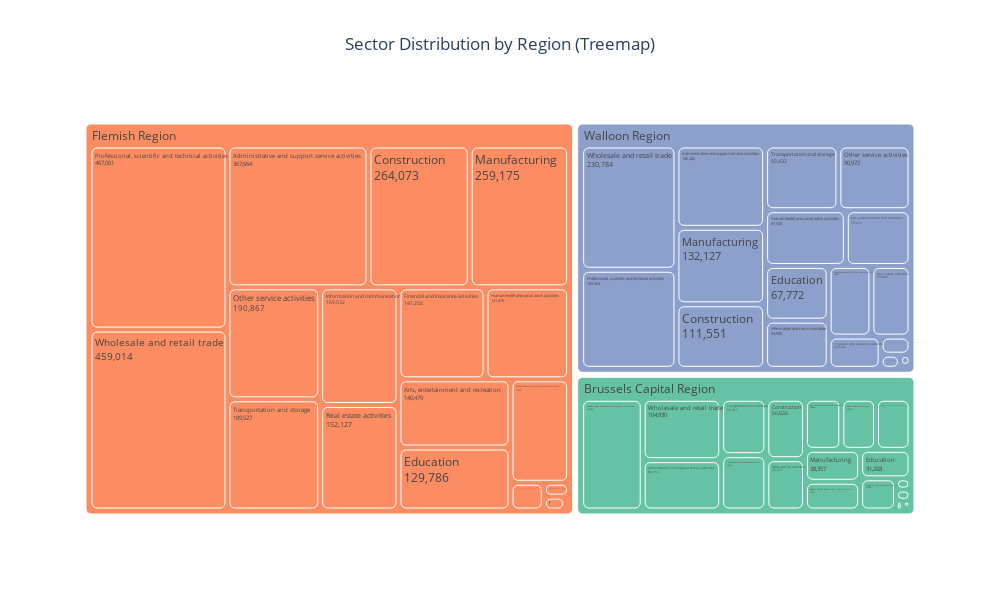

The code cell stored with this chart in its notebook:
### Code cell
fig = px.treemap(
    df,
    path=['region', 'description'],
    values='company_count',
    color='region',
    title='Sector Distribution by Region (Treemap)',
    color_discrete_sequence=px.colors.qualitative.Set2,
    width=1000,
    height=600
)

fig.update_traces(
    textinfo='label+value', 
    tiling=dict(pad=5), 
    marker=dict(cornerradius=5),
    textfont_size=12
)

fig.update_layout(
    title=dict(
        text='Sector Distribution by Region (Treemap)',
        x=0.5,
        xanchor='center'
    )
)

fig.show()

### Figure 1 — Plotly figure (JSON) as saved in the notebook; plotly's stock layout.template omitted (floating-point values rounded to 4 significant figures)
{"data": [{"branchvalues": "total", "customdata": [["Brussels Capital Region"], ["Brussels Capital Region"], ["Brussels Capital Region"], ["Brussels Capital Region"], ["Brussels Capital Region"], ["Brussels Capital Region"], ["Brussels Capital Region"], ["Brussels Capital Region"], ["Brussels Capital Region"], ["Brussels Capital Region"], ["Brussels Capital Region"], ["Brussels Capital Region"], ["Brussels Capital Region"], ["Brussels Capital Region"], ["Brussels Capital Region"], ["Brussels Capital Region"], ["Brussels Capital Region"], ["Brussels Capital Region"], ["Brussels Capital Region"], ["Brussels Capital Region"], ["Flemish Region"], ["Flemish Region"], ["Flemish Region"], ["Flemish Region"], ["Flemish Region"], ["Flemish Region"], ["Flemish Region"], ["Flemish Region"], ["Flemish Region"], ["Flemish Region"], ["Flemish Region"], ["Flemish Region"], ["Flemish Region"], ["Flemish Region"], ["Flemish Region"], ["Flemish Region"], ["Flemish Region"], ["Flemish Region"], ["Flemish Region"], ["Flemish Region"], ["Flemish Region"], ["Walloon Region"], ["Walloon Region"], ["Walloon Region"], ["Walloon Region"], ["Walloon Region"], ["Walloon Region"], ["Walloon Region"], ["Walloon Region"], ["Walloon Region"], ["Walloon Region"], ["Walloon Region"], ["Walloon Region"], ["Walloon Region"], ["Walloon Region"], ["Walloon Region"], ["Walloon Region"], ["Walloon Region"], ["Walloon Region"], ["Walloon Region"], ["Walloon Region"], ["Walloon Region"]], "domain": {"x": [0, 1], "y": [0, 1]}, "hovertemplate": "labels=%{label}<br>company_count=%{value}<br>parent=%{parent}<br>id=%{id}<br>region=%{customdata[0]}<extra></extra>", "ids": ["Brussels Capital Region/Professional, scientific and technical activities", "Brussels Capital Region", "Brussels Capital Region/Extraterritorial organisations and bodies", "Brussels Capital Region/Activities of households", "Brussels Capital Region/Electricity, gas, steam and air conditioning supply", "Brussels Capital Region/Public administration and defence", "Brussels Capital Region/Financial and insurance activities", "Brussels Capital Region/Accommodation and food service activities", "Brussels Capital Region/Education", "Brussels Capital Region/Real estate activities", "Brussels Capital Region/Water supply; sewerage, waste management and remediation activities", "Brussels Capital Region/Human health and social work activities", "Brussels Capital Region/Arts, entertainment and recreation", "Brussels Capital Region/Administrative and support service activities", "Brussels Capital Region/Manufacturing", "Brussels Capital Region/Construction", "Brussels Capital Region/Wholesale and retail trade", "Brussels Capital Region/Other service activities", "Brussels Capital Region/Information and communication", "Brussels Capital Region/Transportation and storage", "Flemish Region/Accommodation and food service activities", "Flemish Region/Agriculture, forestry and fishing", "Flemish Region/Extraterritorial organisations and bodies", "Flemish Region/Activities of households", "Flemish Region/Electricity, gas, steam and air conditioning supply", "Flemish Region/Public administration and defence", "Flemish Region/Water supply; sewerage, waste management and remediation activities", "Flemish Region/Financial and insurance activities", "Flemish Region", "Flemish Region/Education", "Flemish Region/Arts, entertainment and recreation", "Flemish Region/Real estate activities", "Flemish Region/Wholesale and retail trade", "Flemish Region/Administrative and support service activities", "Flemish Region/Manufacturing", "Flemish Region/Professional, scientific and technical activities", "Flemish Region/Transportation and storage", "Flemish Region/Other service activities", "Flemish Region/Information and communication", "Flemish Region/Human health and social work activities", "Flemish Region/Construction", "Walloon Region/Accommodation and food service activities", "Walloon Region/Agriculture, forestry and fishing", "Walloon Region/Extraterritorial organisations and bodies", "Walloon Region/Activities of households", "Walloon Region/Electricity, gas, steam and air conditioning supply", "Walloon Region/Public administration and defence", "Walloon Region/Water supply; sewerage, waste management and remediation activities", "Walloon Region/Financial and insurance activities", "Walloon Region/Education", "Walloon Region/Other service activities", "Walloon Region/Arts, entertainment and recreation", "Walloon Region/Human health and social work activities", "Walloon Region/Information and communication", "Walloon Region/Transportation and storage", "Walloon Region/Construction", "Walloon Region/Manufacturing", "Walloon Region/Administrative and support service activities", "Walloon Region/Wholesale and retail trade", "Walloon Region/Professional, scientific and technical activities", "Walloon Region/Real estate activities", "Walloon Region"], "labels": ["Professional, scientific and technical activities", "Brussels Capital Region", "Extraterritorial organisations and bodies", "Activities of households", "Electricity, gas, steam and air conditioning supply", "Public administration and defence", "Financial and insurance activities", "Accommodation and food service activities", "Education", "Real estate activities", "Water supply; sewerage, waste management and remediation activities", "Human health and social work activities", "Arts, entertainment and recreation", "Administrative and support service activities", "Manufacturing", "Construction", "Wholesale and retail trade", "Other service activities", "Information and communication", "Transportation and storage", "Accommodation and food service activities", "Agriculture, forestry and fishing", "Extraterritorial organisations and bodies", "Activities of households", "Electricity, gas, steam and air conditioning supply", "Public administration and defence", "Water supply; sewerage, waste management and remediation activities", "Financial and insurance activities", "Flemish Region", "Education", "Arts, entertainment and recreation", "Real estate activities", "Wholesale and retail trade", "Administrative and support service activities", "Manufacturing", "Professional, scientific and technical activities", "Transportation and storage", "Other service activities", "Information and communication", "Human health and social work activities", "Construction", "Accommodation and food service activities", "Agriculture, forestry and fishing", "Extraterritorial organisations and bodies", "Activities of households", "Electricity, gas, steam and air conditioning supply", "Public administration and defence", "Water supply; sewerage, waste management and remediation activities", "Financial and insurance activities", "Education", "Other service activities", "Arts, entertainment and recreation", "Human health and social work activities", "Information and communication", "Transportation and storage", "Construction", "Manufacturing", "Administrative and support service activities", "Wholesale and retail trade", "Professional, scientific and technical activities", "Real estate activities", "Walloon Region"], "marker": {"colors": ["rgb(102,194,165)", "rgb(102,194,165)", "rgb(102,194,165)", "rgb(102,194,165)", "rgb(102,194,165)", "rgb(102,194,165)", "rgb(102,194,165)", "rgb(102,194,165)", "rgb(102,194,165)", "rgb(102,194,165)", "rgb(102,194,165)", "rgb(102,194,165)", "rgb(102,194,165)", "rgb(102,194,165)", "rgb(102,194,165)", "rgb(102,194,165)", "rgb(102,194,165)", "rgb(102,194,165)", "rgb(102,194,165)", "rgb(102,194,165)", "rgb(252,141,98)", "rgb(252,141,98)", "rgb(252,141,98)", "rgb(252,141,98)", "rgb(252,141,98)", "rgb(252,141,98)", "rgb(252,141,98)", "rgb(252,141,98)", "rgb(252,141,98)", "rgb(252,141,98)", "rgb(252,141,98)", "rgb(252,141,98)", "rgb(252,141,98)", "rgb(252,141,98)", "rgb(252,141,98)", "rgb(252,141,98)", "rgb(252,141,98)", "rgb(252,141,98)", "rgb(252,141,98)", "rgb(252,141,98)", "rgb(252,141,98)", "rgb(141,160,203)", "rgb(141,160,203)", "rgb(141,160,203)", "rgb(141,160,203)", "rgb(141,160,203)", "rgb(141,160,203)", "rgb(141,160,203)", "rgb(141,160,203)", "rgb(141,160,203)", "rgb(141,160,203)", "rgb(141,160,203)", "rgb(141,160,203)", "rgb(141,160,203)", "rgb(141,160,203)", "rgb(141,160,203)", "rgb(141,160,203)", "rgb(141,160,203)", "rgb(141,160,203)", "rgb(141,160,203)", "rgb(141,160,203)", "rgb(141,160,203)"], "cornerradius": 5}, "name": "", "parents": ["Brussels Capital Region", "", "Brussels Capital Region", "Brussels Capital Region", "Brussels Capital Region", "Brussels Capital Region", "Brussels Capital Region", "Brussels Capital Region", "Brussels Capital Region", "Brussels Capital Region", "Brussels Capital Region", "Brussels Capital Region", "Brussels Capital Region", "Brussels Capital Region", "Brussels Capital Region", "Brussels Capital Region", "Brussels Capital Region", "Brussels Capital Region", "Brussels Capital Region", "Brussels Capital Region", "Flemish Region", "Flemish Region", "Flemish Region", "Flemish Region", "Flemish Region", "Flemish Region", "Flemish Region", "Flemish Region", "", "Flemish Region", "Flemish Region", "Flemish Region", "Flemish Region", "Flemish Region", "Flemish Region", "Flemish Region", "Flemish Region", "Flemish Region", "Flemish Region", "Flemish Region", "Flemish Region", "Walloon Region", "Walloon Region", "Walloon Region", "Walloon Region", "Walloon Region", "Walloon Region", "Walloon Region", "Walloon Region", "Walloon Region", "Walloon Region", "Walloon Region", "Walloon Region", "Walloon Region", "Walloon Region", "Walloon Region", "Walloon Region", "Walloon Region", "Walloon Region", "Walloon Region", "Walloon Region", ""], "textfont": {"size": 12}, "textinfo": "label+value", "tiling": {"pad": 5}, "type": "treemap", "values": [149900.0, 801800.0, 1458.0, 457.0, 1168.0, 3570.0, 25140.0, 38400.0, 31270.0, 38580.0, 3557.0, 34590.0, 40430.0, 86110.0, 38360.0, 50830.0, 104900.0, 43220.0, 54480.0, 55410.0, 111500.0, 1.0, 119.0, 882.0, 5435.0, 6485.0, 16960.0, 147300.0, 3219000.0, 129800.0, 140500.0, 152100.0, 459000.0, 367700.0, 259200.0, 467100.0, 189500.0, 190900.0, 169500.0, 141500.0, 264100.0, 58870.0, 3.0, 129.0, 450.0, 2317.0, 5314.0, 10540.0, 32630.0, 67770.0, 90970.0, 70270.0, 87630.0, 59600.0, 92430.0, 111600.0, 132100.0, 142300.0, 230800.0, 184000.0, 53840.0, 1433000.0]}], "layout": {"height": 600, "legend": {"tracegroupgap": 0}, "title": {"text": "Sector Distribution by Region (Treemap)", "x": 0.5, "xanchor": "center"}, "treemapcolorway": ["rgb(102,194,165)", "rgb(252,141,98)", "rgb(141,160,203)", "rgb(231,138,195)", "rgb(166,216,84)", "rgb(255,217,47)", "rgb(229,196,148)", "rgb(179,179,179)", "rgb(102,194,165)", "rgb(252,141,98)", "rgb(141,160,203)", "rgb(231,138,195)", "rgb(166,216,84)", "rgb(255,217,47)", "rgb(229,196,148)", "rgb(179,179,179)", "rgb(102,194,165)", "rgb(252,141,98)", "rgb(141,160,203)", "rgb(231,138,195)", "rgb(166,216,84)", "rgb(255,217,47)", "rgb(229,196,148)", "rgb(179,179,179)", "rgb(102,194,165)", "rgb(252,141,98)", "rgb(141,160,203)", "rgb(231,138,195)", "rgb(166,216,84)", "rgb(255,217,47)", "rgb(229,196,148)", "rgb(179,179,179)"], "width": 1000}}
